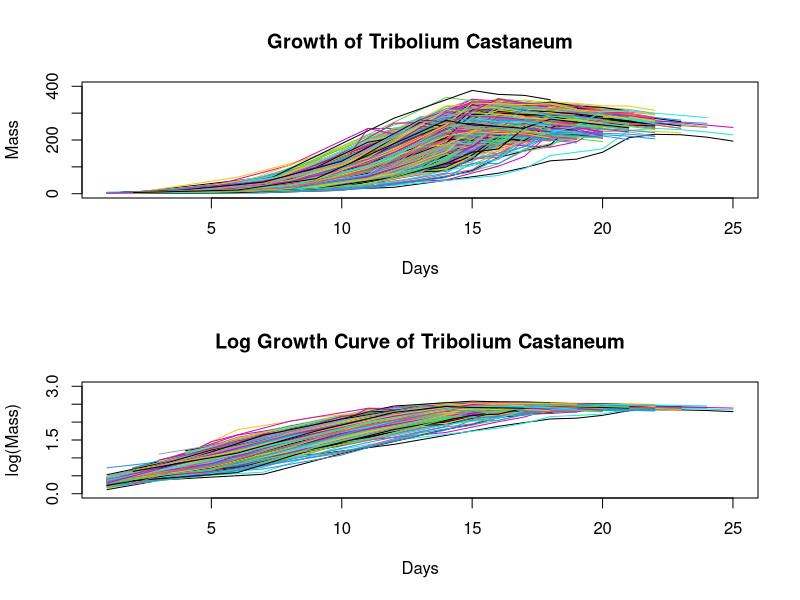

This chart was generated by the following R code: (Note: this script raises an error after producing the figure.)
# Import data
TRFUN25PUP4 = read.delim("TRFUN25PUP4.DAT",header = FALSE)
names(TRFUN25PUP4)<-c("id","sire","dam","trait","x")
df <- data.frame(TRFUN25PUP4) # n = 6860 observations

# Plot raw data
FirstUniqueIdPos <- which(duplicated(df$id) == FALSE)
N = length(FirstUniqueIdPos) # N = 873 subjects
n = length(df$id) # n = 6860 observations
age_list <- split(df$x,df$id)
trait_list <- split(df$trait,df$id)

# check missing data
which(is.na(df$x))
which(is.na(df$trait)) # no missing data

## Plot the Growth curve on raw data
par(mfrow=c(2,1))
plot(age_list[[1]],trait_list[[1]],type = 'l',xlab = 'Days', 
     ylab = 'Mass', xlim = c(1,25), ylim = c(0,400),
     main = 'Growth of Tribolium Castaneum')
for (i in 2:N) {
  lines(age_list[[i]], trait_list[[i]], col = i)
}

## Plot the Growth curve on log scale
plot(age_list[[1]],log10(trait_list[[1]]),type = 'l',xlab = 'Days', 
     ylab = 'log(Mass)', xlim = c(1,25), ylim = c(0,3),
     main = 'Log Growth Curve of Tribolium Castaneum')
for (i in 2:N) {
  lines(age_list[[i]], log10(trait_list[[i]]), col = i)
}

# Data Smoothing
## Rescale time interval to [0,1]
## x = (x -min(x))/(max(x) - min(x))
age_list_new <- list()
for (i in 1:N){
  age_list_new[[i]] = (age_list[[i]]-min(age_list[[i]]))/(max(age_list[[i]])-min(age_list[[i]]))
}
## check the first subject
print(age_list_new[[1]])

basis <- create.bspline.basis(c(0,1), 10, 4)  # create cubic bspline basis
## Choose smoothing parameter lambda
loglambda <- seq(-6, 0, by=0.25)
n <- length(loglambda)
gcv <- matrix(0,n,5)
for (j in 1:5){
  for (i in 1:n ){
    lambda <- 10^loglambda[i]
    fdPar <- fdPar(basis, 2, lambda)
    gcvi <- smooth.basis(age_list_new[[j]],trait_list[[j]],fdPar)$gcv
    gcv[i,j] <- sum(gcvi)
  }
}
par(mfrow = c(1,1))
matplot(loglambda,gcv,type="l", col = 1:5,xlab="log(lambda)")

## smoothing by roughness penalty
fdPar <- fdPar(basis, 2, 1e-4) # with penalty level = 10^-4
mass_coefs <- matrix(0,10,N) 
logmass_coefs <- matrix(0,10,N) 
for (i in 1:N){
  mass_rp_i <- smooth.basis(age_list_new[[i]], trait_list[[i]],fdPar)$fd
  mass_coefs[,i] <- mass_rp_i$coefs
  logmass_rp_i <- smooth.basis(age_list_new[[i]], log10(trait_list[[i]]),fdPar)$fd
  logmass_coefs[,i] <- logmass_rp_i$coefs
}

## calculating the mean
mass.fd <- fd(mass_coefs, basis)
logmass.fd <- fd(logmass_coefs,basis)
mean_mass <- mean.fd(mass.fd)
mean_logmass <- mean.fd(logmass.fd)

## Visualise the smoothed curves
par(mfrow=c(2,1))
plot.fd(mass.fd, ylab="mass", main = "Smoothed Mass Plot")
lines(mean_mass, type = "l", lwd = 2.0, col="red")
legend(x="topleft", legend="Mean", col="red", lwd = 2)
plot.fd(logmass.fd, ylab = "log(mass)", main="Smoothed Log Mass Plot")
lines(mean_logmass, type = "l", lwd = 2.0, col = "red")
legend(x="bottomright", legend="Mean", col="red",lwd = 2)

# Curve registration using register.fd
## all curves are registered to the mean
wbasisCR = create.bspline.basis(c(0,1), 10, 4)
Wfd0CR = fd(matrix(0,10,N),wbasisCR)
WfdParCR = fdPar(Wfd0CR, 2, 10^-0.5)

regListMass = register.fd(mean_mass,mass.fd, WfdParCR) # register mass curve
massfdCR = regListMass$regfd # aligned mass curves
mass_warpfdCR = regListMass$warpfd # warping functions
massWfdCR = regListMass$Wfd

regListLogmass = register.fd(mean_logmass,logmass.fd, WfdParCR) # register log mass curve
logmassfdCR = regListLogmass$regfd # aligned log mass curves
logmass_warpfdCR = regListLogmass$warpfd # warping function
logmassWfdCR = regListLogmass$Wfd

par(mfrow=c(1,2))
plot.fd(mass_warpfdCR, main="warping functions")
plot.fd(massfdCR, main="aligned mass curves")

par(mfrow=c(1,2))
plot.fd(logmass_warpfdCR, main="warping functions")
plot.fd(logmassfdCR, main="aligned log mass curves")
